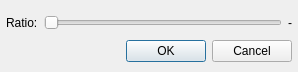
<?xml version="1.0" encoding="UTF-8"?>
<ui version="4.0">
 <class>SettingsDialog</class>
 <widget class="QDialog" name="SettingsDialog">
  <property name="geometry">
   <rect>
    <x>0</x>
    <y>0</y>
    <width>298</width>
    <height>72</height>
   </rect>
  </property>
  <property name="minimumSize">
   <size>
    <width>298</width>
    <height>72</height>
   </size>
  </property>
  <property name="maximumSize">
   <size>
    <width>298</width>
    <height>72</height>
   </size>
  </property>
  <property name="windowTitle">
   <string>Sonic Plugin Settings</string>
  </property>
  <layout class="QGridLayout" name="gridLayout">
   <property name="leftMargin">
    <number>6</number>
   </property>
   <property name="rightMargin">
    <number>6</number>
   </property>
   <property name="bottomMargin">
    <number>6</number>
   </property>
   <item row="0" column="1">
    <widget class="QSlider" name="ratioSlider">
     <property name="orientation">
      <enum>Qt::Horizontal</enum>
     </property>
    </widget>
   </item>
   <item row="0" column="0">
    <widget class="QLabel" name="label">
     <property name="text">
      <string>Ratio:</string>
     </property>
    </widget>
   </item>
   <item row="0" column="2">
    <widget class="QLabel" name="ratioLabel">
     <property name="text">
      <string>-</string>
     </property>
    </widget>
   </item>
   <item row="1" column="0" colspan="3">
    <widget class="QDialogButtonBox" name="buttonBox">
     <property name="sizePolicy">
      <sizepolicy hsizetype="Expanding" vsizetype="Fixed">
       <horstretch>0</horstretch>
       <verstretch>0</verstretch>
      </sizepolicy>
     </property>
     <property name="standardButtons">
      <set>QDialogButtonBox::Cancel|QDialogButtonBox::Ok</set>
     </property>
    </widget>
   </item>
  </layout>
 </widget>
 <resources/>
 <connections>
  <connection>
   <sender>buttonBox</sender>
   <signal>accepted()</signal>
   <receiver>SettingsDialog</receiver>
   <slot>accept()</slot>
   <hints>
    <hint type="sourcelabel">
     <x>270</x>
     <y>76</y>
    </hint>
    <hint type="destinationlabel">
     <x>91</x>
     <y>88</y>
    </hint>
   </hints>
  </connection>
  <connection>
   <sender>buttonBox</sender>
   <signal>rejected()</signal>
   <receiver>SettingsDialog</receiver>
   <slot>reject()</slot>
   <hints>
    <hint type="sourcelabel">
     <x>326</x>
     <y>78</y>
    </hint>
    <hint type="destinationlabel">
     <x>139</x>
     <y>60</y>
    </hint>
   </hints>
  </connection>
 </connections>
</ui>
